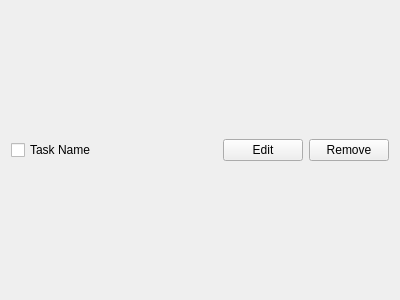
<?xml version="1.0" encoding="UTF-8"?>
<ui version="4.0">
 <class>Form</class>
 <widget class="QWidget" name="Form">
  <property name="geometry">
   <rect>
    <x>0</x>
    <y>0</y>
    <width>400</width>
    <height>300</height>
   </rect>
  </property>
  <property name="windowTitle">
   <string>Form</string>
  </property>
  <layout class="QHBoxLayout" name="horizontalLayout">
   <item>
    <widget class="QCheckBox" name="checkBox">
     <property name="text">
      <string>Task Name</string>
     </property>
    </widget>
   </item>
   <item>
    <spacer name="horizontalSpacer">
     <property name="orientation">
      <enum>Qt::Horizontal</enum>
     </property>
     <property name="sizeHint" stdset="0">
      <size>
       <width>40</width>
       <height>20</height>
      </size>
     </property>
    </spacer>
   </item>
   <item>
    <widget class="QPushButton" name="editButton">
     <property name="text">
      <string>Edit</string>
     </property>
    </widget>
   </item>
   <item>
    <widget class="QPushButton" name="removeButton">
     <property name="text">
      <string>Remove</string>
     </property>
    </widget>
   </item>
  </layout>
 </widget>
 <resources/>
 <connections/>
</ui>
